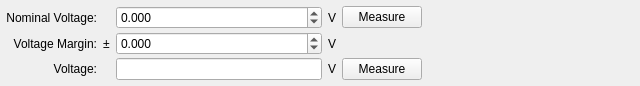
<?xml version="1.0" encoding="UTF-8"?>
<ui version="4.0">
 <class>Form</class>
 <widget class="QWidget" name="Form">
  <property name="geometry">
   <rect>
    <x>0</x>
    <y>0</y>
    <width>640</width>
    <height>80</height>
   </rect>
  </property>
  <property name="windowTitle">
   <string>Form</string>
  </property>
  <layout class="QHBoxLayout" name="horizontalLayout">
   <property name="spacing">
    <number>0</number>
   </property>
   <property name="margin">
    <number>3</number>
   </property>
   <item>
    <layout class="QGridLayout" name="gridLayout">
     <property name="horizontalSpacing">
      <number>6</number>
     </property>
     <property name="verticalSpacing">
      <number>3</number>
     </property>
     <property name="margin">
      <number>3</number>
     </property>
     <item row="0" column="0">
      <widget class="QLabel" name="label_4">
       <property name="text">
        <string>Nominal Voltage:</string>
       </property>
       <property name="alignment">
        <set>Qt::AlignRight|Qt::AlignTrailing|Qt::AlignVCenter</set>
       </property>
      </widget>
     </item>
     <item row="0" column="2">
      <widget class="QDoubleSpinBox" name="nominalVoltage">
       <property name="decimals">
        <number>3</number>
       </property>
       <property name="minimum">
        <double>-99.989999999999995</double>
       </property>
      </widget>
     </item>
     <item row="0" column="3">
      <widget class="QLabel" name="label_3">
       <property name="text">
        <string>V</string>
       </property>
      </widget>
     </item>
     <item row="0" column="4">
      <widget class="QPushButton" name="measureNominal">
       <property name="text">
        <string>Measure</string>
       </property>
      </widget>
     </item>
     <item row="0" column="5" rowspan="3">
      <spacer name="horizontalSpacer">
       <property name="orientation">
        <enum>Qt::Horizontal</enum>
       </property>
       <property name="sizeHint" stdset="0">
        <size>
         <width>200</width>
         <height>58</height>
        </size>
       </property>
      </spacer>
     </item>
     <item row="0" column="6" rowspan="3">
      <widget class="PassFailWidget" name="widget" native="true"/>
     </item>
     <item row="1" column="0">
      <widget class="QLabel" name="label">
       <property name="text">
        <string>Voltage Margin:</string>
       </property>
       <property name="alignment">
        <set>Qt::AlignRight|Qt::AlignTrailing|Qt::AlignVCenter</set>
       </property>
      </widget>
     </item>
     <item row="1" column="1">
      <widget class="QLabel" name="label_7">
       <property name="text">
        <string>±</string>
       </property>
      </widget>
     </item>
     <item row="1" column="2">
      <widget class="QDoubleSpinBox" name="voltageMargin">
       <property name="decimals">
        <number>3</number>
       </property>
       <property name="minimum">
        <double>-99.989999999999995</double>
       </property>
      </widget>
     </item>
     <item row="1" column="3">
      <widget class="QLabel" name="label_2">
       <property name="text">
        <string>V</string>
       </property>
      </widget>
     </item>
     <item row="2" column="0">
      <widget class="QLabel" name="label_6">
       <property name="text">
        <string>Voltage:</string>
       </property>
       <property name="alignment">
        <set>Qt::AlignRight|Qt::AlignTrailing|Qt::AlignVCenter</set>
       </property>
      </widget>
     </item>
     <item row="2" column="2">
      <widget class="QLineEdit" name="measuredVoltage">
       <property name="text">
        <string/>
       </property>
       <property name="readOnly">
        <bool>true</bool>
       </property>
      </widget>
     </item>
     <item row="2" column="3">
      <widget class="QLabel" name="label_5">
       <property name="text">
        <string>V</string>
       </property>
      </widget>
     </item>
     <item row="2" column="4">
      <widget class="QPushButton" name="measure">
       <property name="text">
        <string>Measure</string>
       </property>
      </widget>
     </item>
    </layout>
   </item>
  </layout>
 </widget>
 <customwidgets>
  <customwidget>
   <class>PassFailWidget</class>
   <extends>QWidget</extends>
   <header>gui.passfailwidget.h</header>
   <container>1</container>
  </customwidget>
 </customwidgets>
 <resources>
  <include location="icons/icons.qrc"/>
 </resources>
 <connections/>
</ui>
